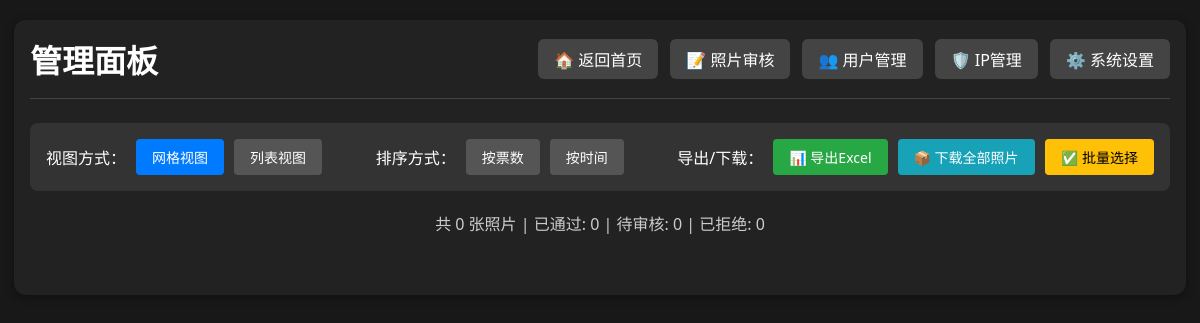
Page /admin (signed in) on the earlier database version.
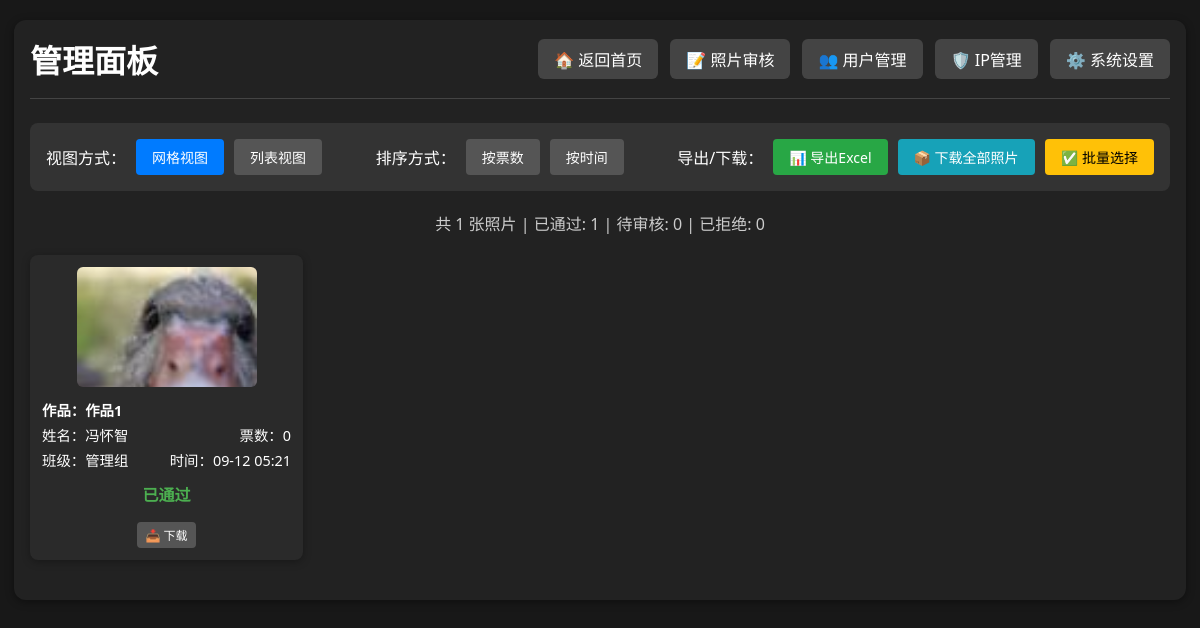
Same page on the later database version.
### app.py (models this page shows)
class Photo(db.Model):
    id = db.Column(db.Integer, primary_key=True)
    url = db.Column(db.String(128))
    thumb_url = db.Column(db.String(128))
    title = db.Column(db.String(100), nullable=True)  # 作品名称
    class_name = db.Column(db.String(32))
    student_name = db.Column(db.String(32))
    vote_count = db.Column(db.Integer, default=0)
    user_id = db.Column(db.Integer, db.ForeignKey('user.id'), nullable=False)
    status = db.Column(db.Integer, default=0)  # 0=待审核, 1=已通过, 2=已拒绝
    created_at = db.Column(db.DateTime, default=db.func.current_timestamp())
    votes = db.relationship('Vote', backref='photo', lazy=True)

### app.py (the view)
@app.route('/admin')
@admin_required
def admin():
    all_photos = Photo.query.order_by(Photo.vote_count.desc()).all()
    settings = get_settings()
    return render_template('admin.html', all_photos=all_photos, settings=settings)

### app.py (called while the page is built)
def admin_required(f):
    @wraps(f)
    def decorated_function(*args, **kwargs):
        if 'user_id' not in session:
            return redirect(url_for('login'))
        user = User.query.get(session['user_id'])
        if not user or not user.is_active:
            session.clear()  # 清除session
            flash('账户已被禁用，请联系管理员')
            return redirect(url_for('login'))
        elif user.role < 2:
            flash('需要管理员权限')
            return redirect(url_for('index'))
        return f(*args, **kwargs)
    return decorated_function

def get_settings():
    settings = Settings.query.first()
    if not settings:
        settings = Settings()
        db.session.add(settings)
        db.session.commit()
    return settings

### templates/admin.html (shortened to what this page needs)
<!DOCTYPE html>
<html lang="zh-cn">
<head>
</head>
<body>
    <div class="container">
        <div class="header">
            <h1 class="title">管理面板</h1>
            <div class="nav-links">
                <a href="{{ url_for('index') }}" class="nav-btn">🏠 返回首页</a>
                <a href="{{ url_for('admin_review') }}" class="nav-btn">📝 照片审核</a>
                <a href="{{ url_for('manage_users') }}" class="nav-btn">👥 用户管理</a>
                <a href="{{ url_for('ip_management') }}" class="nav-btn">🛡️ IP管理</a>
                <a href="{{ url_for('settings') }}" class="nav-btn">⚙️ 系统设置</a>
            </div>
        </div>
        <div class="controls">
            <div class="view-controls">
                <span>视图方式：</span>
                <button class="btn active" onclick="switchView('grid')">网格视图</button>
                <button class="btn" onclick="switchView('list')">列表视图</button>
            </div>
            <div class="sort-controls">
                <span>排序方式：</span>
                <button class="btn active" onclick="sortPhotos('votes')">按票数</button>
                <button class="btn" onclick="sortPhotos('time')">按时间</button>
            </div>
            <div class="export-controls">
                <span>导出/下载：</span>
                <a href="{{ url_for('export_excel') }}" class="btn btn-success">📊 导出Excel</a>
                <a href="{{ url_for('download_all_photos') }}" class="btn btn-info">📦 下载全部照片</a>
                <button class="btn btn-warning" onclick="toggleBatchMode()">✅ 批量选择</button>
            </div>
        </div>
        <div class="stats">
            共 {{ all_photos|length }} 张照片 |
            已通过: {{ all_photos|selectattr("status", "equalto", 1)|list|length }} |
            待审核: {{ all_photos|selectattr("status", "equalto", 0)|list|length }} |
            已拒绝: {{ all_photos|selectattr("status", "equalto", 2)|list|length }}
        </div>
        <div id="grid-view" class="photo-grid">
            {% for photo in all_photos %}
            <div class="photo-item" data-votes="{{ photo.vote_count }}" data-time="{{ photo.created_at.timestamp() if photo.created_at else 0 }}">
                <img src="{{ photo.thumb_url }}" alt="参赛照片" onclick="showModal('{{ photo.url }}')">
                <div class="photo-info">
                    {% if photo.title %}
                    <div class="photo-info-row">
                        <span style="font-weight: bold; color: #fff;">作品：{{ photo.title }}</span>
                    </div>
                    {% endif %}
                    <div class="photo-info-row">
                        <span>姓名：{{ photo.student_name }}</span>
                        <span>票数：{{ photo.vote_count }}</span>
                    </div>
                    <div class="photo-info-row">
                        <span>班级：{{ photo.class_name }}</span>
                        <span>时间：{{ photo.created_at.strftime('%m-%d %H:%M') if photo.created_at else '' }}</span>
                    </div>
                </div>
                <div class="photo-status">
                    {% if photo.status == 0 %}
                        <span class="status-pending">待审核</span>
                    {% elif photo.status == 1 %}
                        <span class="status-approved">已通过</span>
                    {% else %}
                        <span class="status-rejected">已拒绝</span>
                    {% endif %}
                </div>
                <div style="margin-top: 8px;">
                    <a href="{{ url_for('download_photo', photo_id=photo.id) }}" class="btn" style="font-size: 12px; padding: 4px 8px;">📥 下载</a>
                </div>
            </div>
            {% endfor %}
        </div>
    </div>
</body>
</html>

### templates/admin.html (style rules this page uses)
body { background: #181818; color: #fff; font-family: 'Segoe UI', Arial, sans-serif; margin: 0; padding: 0; }
.container { max-width: 1400px; margin: 32px auto; padding: 16px; background: #222; border-radius: 12px; box-shadow: 0 2px 8px #0006; }
.header { display: flex; justify-content: space-between; align-items: center; margin-bottom: 24px; padding-bottom: 16px; border-bottom: 1px solid #444; flex-wrap: wrap; gap: 16px; }
.title { font-size: clamp(1.5rem, 4vw, 2rem); margin: 0; }
.nav-links { display: flex; gap: 12px; flex-wrap: wrap; }
.nav-btn { padding: 8px 16px; background: #444; color: #fff; text-decoration: none; border-radius: 6px; transition: background 0.2s; white-space: nowrap; }
.controls { display: flex; justify-content: space-between; align-items: center; margin-bottom: 20px; padding: 16px; background: #333; border-radius: 8px; flex-wrap: wrap; gap: 16px; }
.view-controls { display: flex; gap: 10px; align-items: center; flex-wrap: wrap; }
.sort-controls { display: flex; gap: 10px; align-items: center; flex-wrap: wrap; }
.export-controls { display: flex; gap: 10px; align-items: center; flex-wrap: wrap; }
.btn { padding: 8px 16px; border: none; border-radius: 4px; cursor: pointer; background: #555; color: white; transition: background 0.2s; text-decoration: none; display: inline-block; font-size: 14px; }
.btn:hover, .btn.active { background: #777; }
.btn.active { background: #007bff; }
.btn-success { background: #28a745; }
.btn-warning { background: #ffc107; color: #000; }
.btn-info { background: #17a2b8; }
.stats { text-align: center; margin-bottom: 20px; color: #ccc; }
.photo-grid { display: grid; grid-template-columns: repeat(auto-fill, minmax(280px, 1fr)); gap: 18px; margin-bottom: 24px; }
.photo-item { background: #2a2a2a; border-radius: 8px; padding: 12px; box-shadow: 0 2px 8px rgba(0,0,0,0.3); display: flex; flex-direction: column; align-items: center; transition: transform 0.2s; }
.photo-item img { width: 100%; max-width: 180px; max-height: 120px; border-radius: 6px; cursor: pointer; margin-bottom: 12px; object-fit: cover; }
.photo-info { width: 100%; margin-bottom: 8px; }
.photo-info-row { display: flex; justify-content: space-between; margin-bottom: 4px; font-size: 0.9rem; }
.photo-status { width: 100%; text-align: center; margin-bottom: 8px; }
.status-approved { color: #4caf50; font-weight: bold; }
@media (max-width: 1200px) { .container { max-width: 95%; margin: 20px auto; } }
@media (max-width: 1200px) { .photo-grid { grid-template-columns: repeat(auto-fill, minmax(250px, 1fr)); gap: 16px; } }

Differences in the rows shown:
added Photo: thumb_url (picture), title "作品1", student_name "冯怀智", vote_count "0", class_name "管理组", created_at "09-12 05:21", status "已通过"
Other differences:
{{ all_photos|length }}: "0" → "1"
{{ all_photos|selectattr("status", "equalto", 1)|list|length }}: "0" → "1"
